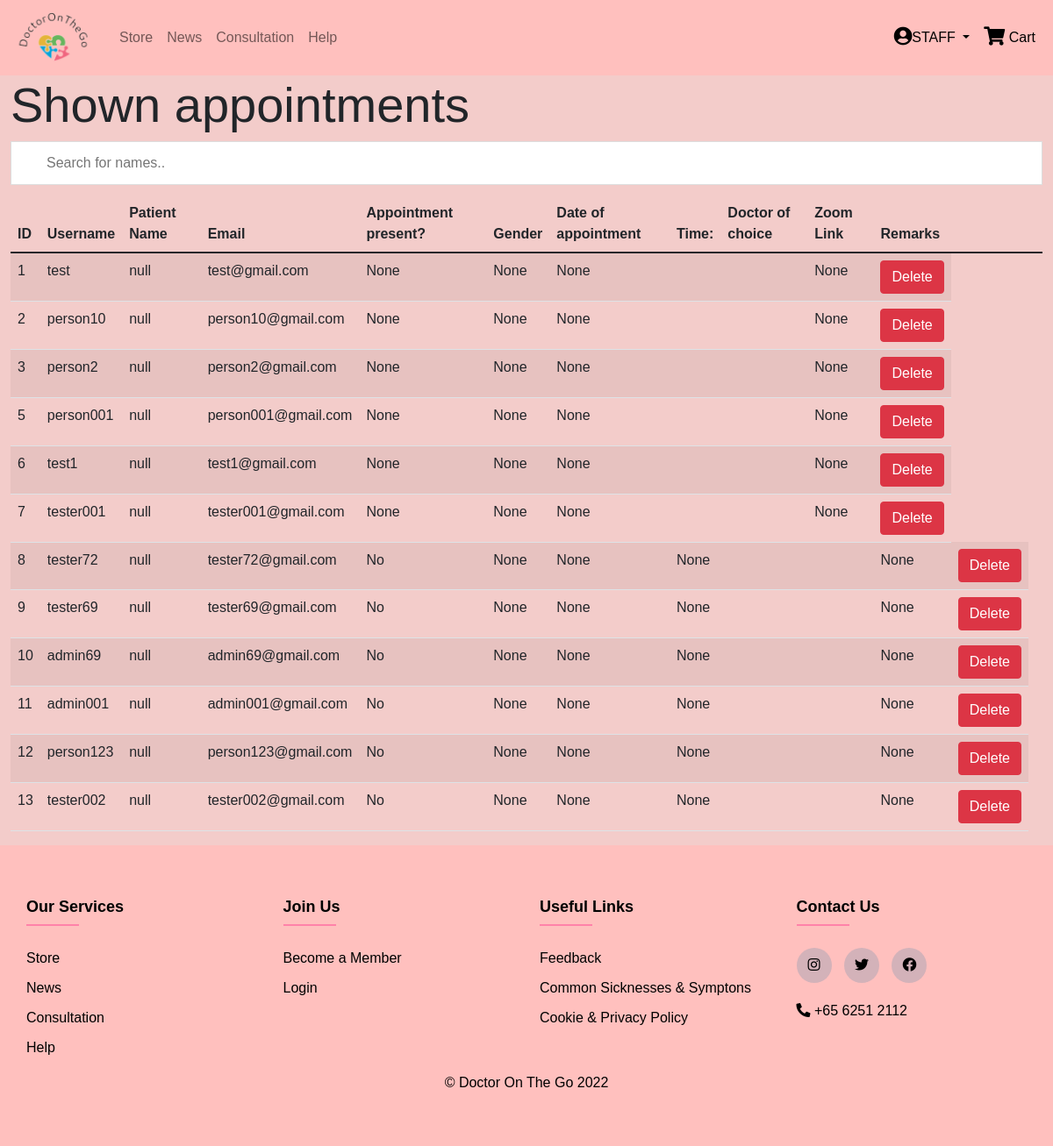
Page /retrieveConsultationAd (signed in) on the committed database.
### models.py (models this page shows, shortened)
class User(UserMixin, db.Model):
    __tablename__ = "user"
    id = db.Column(db.Integer, primary_key=True)
    username = db.Column(db.String(80), unique=True, nullable=False)
    email = db.Column(db.String(120), unique=True, nullable=False)
    password = db.Column(db.String(300), nullable=False, unique=True)
    pfpfilename = db.Column(db.String(85))
    two_factor_enabled = db.Column(db.Boolean, nullable=False, default=False, server_default=db.false())
    otp_secret = db.Column(db.String(32))
    role = db.Column(db.String(20))
    age = db.Column(db.String(3))
    first_name = db.Column(db.LargeBinary)
    last_name = db.Column(db.LargeBinary)
    ferkey = db.Column(db.LargeBinary)
    gender = db.Column(db.String(10))
    date_joined = db.Column(db.String(50))
    doc = db.Column(db.String(60), unique=False)
    time = db.Column(db.String(30))
    remarks = db.Column(db.String(30))
    consultstate = db.Column(db.Boolean)
    failedaccess = db.Column(db.Integer)
    card_name = db.Column(db.String(300))
    card_no = db.Column(db.String(300))
    card_exp_month = db.Column(db.String(300))
    card_exp_year = db.Column(db.String(300))
    banned = db.Column(db.Boolean, nullable=False, default=False, server_default=db.false())
    verified = db.Column(db.Boolean, nullable=False, default=False, server_default=db.false())
    shipping_address = db.Column(db.String(500))
    postal_code = db.Column(db.String(500))
    unit_no = db.Column(db.String(500))
    phone_no = db.Column(db.String(500))
    def __repr__(self):
        return '<User %r>' % self.username

### routes.py (the view, shortened to what this page needs)
@app.route('/retrieveConsultationAd', methods=['GET', 'POST'])
def retrieveConsultationAd():
    if current_user.is_authenticated:
        form = createConsultationForm()
        if current_user.role == 'admin':
          print('placeholder')
          z=0
          remarks = "Empty"
          user = current_user
          i = current_user.id
          customers_list = User
          test = user
          print('test' ,test )
          empty = " "
          consultation = user.query.all()
          f = []
          L = []
          namelist = []
          keylist = []
          for i in consultation:
              if i.consultstate == True:
                key = i.ferkey
                fernet  = Fernet(key)
                finam = i.first_name
                lanam = i.last_name
                first =  fernet.decrypt(finam).decode()
                last = fernet.decrypt(lanam).decode()
                print(first)
                f.append(first)
                L.append(last)
                namelist.append(first + ' ' + last )
              else:
                  namelist.append("null")
          return render_template('user/guest/xuzhi/retrieveConsultationAd.html',form = form, consultation = consultation, flist = f, llist = L, namelist = namelist, zip = zip )
    else:
        return redirect(url_for('login'))

### forms.py
class createConsultationForm(FlaskForm):
    first_name = StringField('First Name', [validators.Length(min=1, max=150), validators.DataRequired(), ])
    last_name = StringField('Last Name', [validators.Length(min=1, max=150), validators.DataRequired()])
    gender = SelectField('Gender', [validators.DataRequired()], choices=[('', 'Select'), ('F', 'Female'), ('M', 'Male')], default='')
    email = EmailField('Email', [validators.Email(), validators.DataRequired()])
    date_joined = DateField('Date of appointment(YY-MM-DD)', format='%Y-%m-%d',validators=[DateRange(min=date.today())])
    time = SelectField('Appointment time', [validators.DataRequired()], choices=[('9.00am - 9.30am','9.00am - 9.30am'),('10.00am - 10.30am', '10.00am - 10.30am'), ('11.00am - 11.30am', '11.00am - 11.30am'),('12.00pm -12.30pm','12.00pm -12.30pm'),('3.00pm - 3.30pm','3.00pm - 3.30pm'),('4.00pm - 4.30pm', '4.00pm - 4.30pm'),('5.00pm -5.30pm',' 5.00pm -5.30pm')], default = '9.00am - 9.30am')
    remarks = TextAreaField('Additional request', [validators.Optional()])
    doc=RadioField('Choice of doctor', choices=[('T', 'Dr Tan'), ('M', 'Dr Mok'), ('L', 'Dr Lim')], default='T')

### routes.py (called while the page is built)
@login_manager.user_loader
def load_user(user_id):
    return User.query.get(int(user_id))

@app.before_request
def session_handler():
    session.permanent = True
    app.permanent_session_lifetime = timedelta(minutes=30)

@app.after_request
def add_header(response):
    response.headers['X-Content-Type-Options'] = 'nosniff'
    response.headers['Strict-Transport-Security'] = 'max-age=31536000; includeSubDomains'
    response.headers['X-Frame-Options'] = 'SAMEORIGIN'
    return response

### templates/user/guest/xuzhi/retrieveConsultationAd.html (shortened to what this page needs)
{% if current_user.role == "admin" %}
{% extends "admin_base.html" %}
{% elif current_user.is_authenticated %}
{% extends "user_base.html" %}
{% else %}
{% extends "default_base.html" %}
{% endif %}
{% block content %}
<h1 class="display-4"> Shown appointments </h1>
<input type="text" id="myInput" onkeyup="myFunction()" placeholder="Search for names..">
  <div class="table-responsive">
    <table class="table table-striped table-sortable" id = 'myTable' >
      <thead>
        <tr>
          <th> ID </th>
          <th>Username</th>
          <th>Patient Name </th>
          <th>Email</th>
          <th>Appointment present?</th>
          <th>Gender</th>
          <th>Date of appointment</th>
          <th>Time: </th>
          <th>Doctor of choice</th>
          <th>Zoom Link</th>
          <th>Remarks</th>
          <th></th>
          <th></th>
        </tr>
      </thead>
      <tbody>
        <tr class = "header ">
          {% for consult,name in zip(consultation,namelist) %}
          <td> {{ consult.id }}</td>
          <td>{{ consult.username }}</td>
          <td>{{ name }} </td>
          <td>{{ consult.email }}</td>
          {% if consult.consultstate == True %}
          <td>Yes</td>
          {% elif consult.consultstate == False %}
          <td>No </td>
          {% endif %}
          <td>{{ consult.gender }}</td>
          <td>{{ consult.date_joined }}</td>
          <td>{{ consult.time }}</td>
          {% if consult.doc == "t"%}
          <td>Dr Tan</td>
          {% elif consult.doc == "m" %}
          <td>Dr Mok</td>
          {% elif consult.doc == "l" %}
          <td>Dr Lim</td>
          {% else %}
          <td> </td>
          {% endif %}
          {% if consult.doc == "t"%}
          <td> Zoom Link</td>
          {% elif consult.doc  == "m" %}
          <td>Zoom Link</td>
          {% elif consult.doc  == "l" %}
          <td>Zoom link</td>
          {% else %}
          <td> </td>
          {% endif %}
          <td>{{ consult.remarks }}</td>
          <td>
                     <form method="POST"
                action="{{ url_for('delete_consultationAd', user_id = consult.id) }}">
              <button type="button" class="btn btn-danger" data-bs-toggle="modal"
                data-bs-target="#myModal_{{consult.id}}">
                Delete
              </button>
            </form>
          </td>
        </tr>
      {% endfor %}
      </tbody>
    </table>
  </div>
    {% endblock %}

### static/CSS/common.css (style rules this page uses)
* { font-family: sans-serif; }
body { background: #f3ccca; }

### templates/user/guest/xuzhi/retrieveConsultationAd.html (style rules this page uses)
#myInput { background-image: url('/css/searchicon.png'); background-position: 10px 12px; background-repeat: no-repeat; width: 100%; font-size: 16px; padding: 12px 20px 12px 40px; border: 1px solid #ddd; margin-bottom: 12px; }
.table-sortable th { cursor: pointer; }

### rows in the picture
User: id "1", username "test", name "null", email "test@gmail.com", gender "None", date_joined "None", time "None", remarks "None"
User: id "2", username "person10", name "null", email "person10@gmail.com", gender "None", date_joined "None", time "None", remarks "None"
User: id "3", username "person2", name "null", email "person2@gmail.com", gender "None", date_joined "None", time "None", remarks "None"
User: id "5", username "person001", name "null", email "person001@gmail.com", gender "None", date_joined "None", time "None", remarks "None"
User: id "6", username "test1", name "null", email "test1@gmail.com", gender "None", date_joined "None", time "None", remarks "None"
User: id "7", username "tester001", name "null", email "tester001@gmail.com", gender "None", date_joined "None", time "None", remarks "None"
User: id "8", username "tester72", name "null", email "tester72@gmail.com", consultstate "No", gender "None", date_joined "None", time "None", remarks "None"
User: id "9", username "tester69", name "null", email "tester69@gmail.com", consultstate "No", gender "None", date_joined "None", time "None", remarks "None"
User: id "10", username "admin69", name "null", email "admin69@gmail.com", consultstate "No", gender "None", date_joined "None", time "None", remarks "None"
User: id "11", username "admin001", name "null", email "admin001@gmail.com", consultstate "No", gender "None", date_joined "None", time "None", remarks "None"
User: id "12", username "person123", name "null", email "person123@gmail.com", consultstate "No", gender "None", date_joined "None", time "None", remarks "None"
User: id "13", username "tester002", name "null", email "tester002@gmail.com", consultstate "No", gender "None", date_joined "None", time "None", remarks "None"
